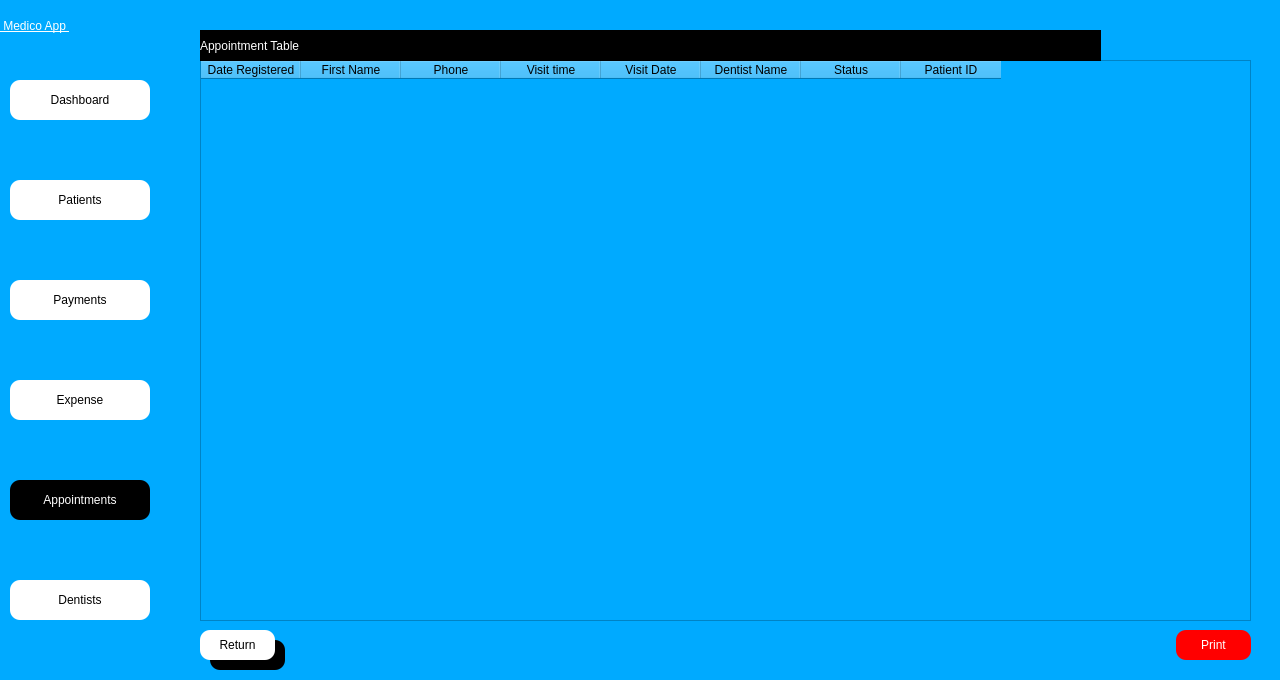
<?xml version="1.0" encoding="UTF-8"?>
<ui version="4.0">
 <class>Dialog</class>
 <widget class="QDialog" name="Dialog">
  <property name="geometry">
   <rect>
    <x>0</x>
    <y>0</y>
    <width>1280</width>
    <height>680</height>
   </rect>
  </property>
  <property name="windowTitle">
   <string>Dialog</string>
  </property>
  <property name="styleSheet">
   <string notr="true">background-color: rgb(0, 170, 255);</string>
  </property>
  <widget class="QWidget" name="side_bar" native="true">
   <property name="geometry">
    <rect>
     <x>0</x>
     <y>0</y>
     <width>160</width>
     <height>681</height>
    </rect>
   </property>
   <property name="styleSheet">
    <string notr="true">
background-color: rgba(170, 170, 255,.5);
</string>
   </property>
   <widget class="QPushButton" name="patient_btn">
    <property name="geometry">
     <rect>
      <x>10</x>
      <y>180</y>
      <width>140</width>
      <height>40</height>
     </rect>
    </property>
    <property name="styleSheet">
     <string notr="true">QPushButton{


font:  14pt &quot;Segoe UI &quot;;
background-color: rgb(255, 255, 255);
border-top-left-radius:10px;
border-bottom-left-radius:10px;
border-top-right-radius:10px;
border-bottom-right-radius:10px;}
QPushButton:hover{
	background-color: rgb(161, 161, 161);
	color: rgb(255, 255, 255);
}
QPushButton:focus{
	background-color: rgb(161, 161, 161);
	color: rgb(255, 255, 255);
}</string>
    </property>
    <property name="text">
     <string>Patients</string>
    </property>
    <property name="icon">
     <iconset>
      <normaloff>../Medico_modern/patientdownload .png</normaloff>../Medico_modern/patientdownload .png</iconset>
    </property>
   </widget>
   <widget class="QPushButton" name="dash_btn">
    <property name="geometry">
     <rect>
      <x>10</x>
      <y>80</y>
      <width>140</width>
      <height>40</height>
     </rect>
    </property>
    <property name="styleSheet">
     <string notr="true">QPushButton{


font:  14pt &quot;Segoe UI &quot;;
background-color: rgb(255, 255, 255);
border-top-left-radius:10px;
border-bottom-left-radius:10px;
border-top-right-radius:10px;
border-bottom-right-radius:10px;}
QPushButton:hover{
	background-color: rgb(161, 161, 161);
	color: rgb(255, 255, 255);
}
QPushButton:focus{
	background-color: rgb(161, 161, 161);
	color: rgb(255, 255, 255);
}</string>
    </property>
    <property name="text">
     <string>Dashboard</string>
    </property>
    <property name="icon">
     <iconset>
      <normaloff>../Medico_modern/dashboard.png</normaloff>../Medico_modern/dashboard.png</iconset>
    </property>
   </widget>
   <widget class="QPushButton" name="appointment_btn">
    <property name="geometry">
     <rect>
      <x>10</x>
      <y>480</y>
      <width>140</width>
      <height>40</height>
     </rect>
    </property>
    <property name="styleSheet">
     <string notr="true">
QPushButton{


font:  14pt &quot;Segoe UI &quot;;
background-color: rgb(255, 255, 255);
border-top-left-radius:10px;
border-bottom-left-radius:10px;
border-top-right-radius:10px;
border-bottom-right-radius:10px;

	background-color: rgb(0, 0, 0);
	color: rgb(255, 255, 255);
}

QPushButton:hover{
	background-color: rgb(161, 161, 161);
	color: rgb(255, 255, 255);
}

QPushButton:focus{
	background-color: rgb(0, 0, 0);
	color: rgb(255, 255, 255);
}
</string>
    </property>
    <property name="text">
     <string>Appointments</string>
    </property>
    <property name="icon">
     <iconset>
      <normaloff>../Medico_modern/appointmentdownload (1).png</normaloff>../Medico_modern/appointmentdownload (1).png</iconset>
    </property>
   </widget>
   <widget class="QPushButton" name="dentist_btn">
    <property name="geometry">
     <rect>
      <x>10</x>
      <y>580</y>
      <width>140</width>
      <height>40</height>
     </rect>
    </property>
    <property name="styleSheet">
     <string notr="true">QPushButton{


font:  14pt &quot;Segoe UI &quot;;
background-color: rgb(255, 255, 255);
border-top-left-radius:10px;
border-bottom-left-radius:10px;
border-top-right-radius:10px;
border-bottom-right-radius:10px;}
QPushButton:hover{
	background-color: rgb(161, 161, 161);
	color: rgb(255, 255, 255);
}
QPushButton:focus{
	background-color: rgb(161, 161, 161);
	color: rgb(255, 255, 255);
}</string>
    </property>
    <property name="text">
     <string>Dentists</string>
    </property>
    <property name="icon">
     <iconset>
      <normaloff>../Medico_modern/dentistimages.png</normaloff>../Medico_modern/dentistimages.png</iconset>
    </property>
   </widget>
   <widget class="QPushButton" name="payment_btn">
    <property name="geometry">
     <rect>
      <x>10</x>
      <y>280</y>
      <width>140</width>
      <height>40</height>
     </rect>
    </property>
    <property name="styleSheet">
     <string notr="true">QPushButton{


font:  14pt &quot;Segoe UI &quot;;
background-color: rgb(255, 255, 255);
border-top-left-radius:10px;
border-bottom-left-radius:10px;
border-top-right-radius:10px;
border-bottom-right-radius:10px;}
QPushButton:hover{
	background-color: rgb(161, 161, 161);
	color: rgb(255, 255, 255);
}
QPushButton:focus{
	background-color: rgb(161, 161, 161);
	color: rgb(255, 255, 255);
}</string>
    </property>
    <property name="text">
     <string>Payments</string>
    </property>
    <property name="icon">
     <iconset>
      <normaloff>../Medico_modern/billingdownload (1).png</normaloff>../Medico_modern/billingdownload (1).png</iconset>
    </property>
   </widget>
   <widget class="QPushButton" name="expense_btn">
    <property name="geometry">
     <rect>
      <x>10</x>
      <y>380</y>
      <width>140</width>
      <height>40</height>
     </rect>
    </property>
    <property name="styleSheet">
     <string notr="true">QPushButton{


font:  14pt &quot;Segoe UI &quot;;
background-color: rgb(255, 255, 255);
border-top-left-radius:10px;
border-bottom-left-radius:10px;
border-top-right-radius:10px;
border-bottom-right-radius:10px;}
QPushButton:hover{
	background-color: rgb(161, 161, 161);
	color: rgb(255, 255, 255);
}
QPushButton:focus{
	background-color: rgb(161, 161, 161);
	color: rgb(255, 255, 255);
}</string>
    </property>
    <property name="text">
     <string>Expense</string>
    </property>
    <property name="icon">
     <iconset>
      <normaloff>../Medico_modern/billingdownload (1).png</normaloff>../Medico_modern/billingdownload (1).png</iconset>
    </property>
   </widget>
   <widget class="QLabel" name="label_4">
    <property name="geometry">
     <rect>
      <x>0</x>
      <y>0</y>
      <width>161</width>
      <height>51</height>
     </rect>
    </property>
    <property name="styleSheet">
     <string notr="true">font: 20pt &quot;MS Shell Dlg 2&quot;;
font: 75 20pt &quot;MS Shell Dlg 2&quot;;
text-decoration: underline;
font: 22pt &quot;MS Shell Dlg 2&quot;;
background-color: rgba(255, 255, 255,0);
color: rgb(255, 255, 255);
</string>
    </property>
    <property name="text">
     <string> Medico App </string>
    </property>
   </widget>
  </widget>
  <widget class="QTableWidget" name="appointment_table">
   <property name="geometry">
    <rect>
     <x>200</x>
     <y>60</y>
     <width>1051</width>
     <height>561</height>
    </rect>
   </property>
   <property name="focusPolicy">
    <enum>Qt::ClickFocus</enum>
   </property>
   <property name="styleSheet">
    <string notr="true">background-color: rgba(255, 255, 255,.85);
font:  12pt &quot;Segoe UI &quot;;</string>
   </property>
   <column>
    <property name="text">
     <string>Date Registered</string>
    </property>
   </column>
   <column>
    <property name="text">
     <string>First Name</string>
    </property>
   </column>
   <column>
    <property name="text">
     <string>Phone</string>
    </property>
   </column>
   <column>
    <property name="text">
     <string>Visit time</string>
    </property>
   </column>
   <column>
    <property name="text">
     <string>Visit Date</string>
    </property>
   </column>
   <column>
    <property name="text">
     <string>Dentist Name</string>
    </property>
   </column>
   <column>
    <property name="text">
     <string>Status</string>
    </property>
   </column>
   <column>
    <property name="text">
     <string>Patient ID</string>
    </property>
   </column>
  </widget>
  <widget class="QLabel" name="visit_date">
   <property name="geometry">
    <rect>
     <x>200</x>
     <y>30</y>
     <width>901</width>
     <height>31</height>
    </rect>
   </property>
   <property name="styleSheet">
    <string notr="true">
color: rgb(255, 255, 255);
background-color: rgb(0, 0, 0);

font:  14pt &quot;Segoe UI &quot;;</string>
   </property>
   <property name="text">
    <string>Appointment Table</string>
   </property>
  </widget>
  <widget class="QLabel" name="label">
   <property name="geometry">
    <rect>
     <x>0</x>
     <y>0</y>
     <width>1281</width>
     <height>680</height>
    </rect>
   </property>
   <property name="text">
    <string/>
   </property>
   <property name="pixmap">
    <pixmap>Images/jonathan-borba-W9YEY6G8LVM-unsplash.jpg</pixmap>
   </property>
   <property name="scaledContents">
    <bool>true</bool>
   </property>
  </widget>
  <widget class="QPushButton" name="return_btn">
   <property name="geometry">
    <rect>
     <x>200</x>
     <y>630</y>
     <width>75</width>
     <height>30</height>
    </rect>
   </property>
   <property name="styleSheet">
    <string notr="true">QPushButton{


font:  14pt &quot;Segoe UI &quot;;
background-color: rgb(255, 255, 255);
border-top-left-radius:10px;
border-bottom-left-radius:10px;
border-top-right-radius:10px;
border-bottom-right-radius:10px;}
QPushButton:hover{
	background-color: rgb(161, 161, 161);
	color: rgb(255, 255, 255);
}
QPushButton:focus{
	background-color: rgb(161, 161, 161);
	color: rgb(255, 255, 255);
}</string>
   </property>
   <property name="text">
    <string>Return</string>
   </property>
  </widget>
  <widget class="QLabel" name="label_2">
   <property name="geometry">
    <rect>
     <x>210</x>
     <y>640</y>
     <width>75</width>
     <height>30</height>
    </rect>
   </property>
   <property name="styleSheet">
    <string notr="true">background-color: rgb(0, 0, 0);
font: 12pt &quot;MS Shell Dlg 2&quot;;
border-top-left-radius:10px;
border-bottom-left-radius:10px;
border-top-right-radius:10px;
border-bottom-right-radius:10px;
color: rgb(255, 255, 255);
</string>
   </property>
   <property name="text">
    <string/>
   </property>
  </widget>
  <widget class="QPushButton" name="print_btn">
   <property name="geometry">
    <rect>
     <x>1176</x>
     <y>630</y>
     <width>75</width>
     <height>30</height>
    </rect>
   </property>
   <property name="styleSheet">
    <string notr="true">QPushButton{
	background-color: rgb(255, 0, 0);

font:  14pt &quot;Segoe UI &quot;;
	color: rgb(255, 255, 255);
border-top-left-radius:10px;
border-bottom-left-radius:10px;
border-top-right-radius:10px;
border-bottom-right-radius:10px;}
QPushButton:hover{
	background-color: rgb(255, 0, 0);
	background-color: rgb(255, 85, 0);
	color: rgb(255, 255, 255);
}
QPushButton:focus{
	background-color: rgb(255, 0, 0);
	background-color: rgb(255, 85, 0);
	color: rgb(255, 255, 255);
}</string>
   </property>
   <property name="text">
    <string>Print</string>
   </property>
  </widget>
  <zorder>label</zorder>
  <zorder>side_bar</zorder>
  <zorder>appointment_table</zorder>
  <zorder>visit_date</zorder>
  <zorder>label_2</zorder>
  <zorder>return_btn</zorder>
  <zorder>print_btn</zorder>
 </widget>
 <tabstops>
  <tabstop>appointment_btn</tabstop>
  <tabstop>dentist_btn</tabstop>
  <tabstop>return_btn</tabstop>
  <tabstop>print_btn</tabstop>
  <tabstop>dash_btn</tabstop>
  <tabstop>patient_btn</tabstop>
  <tabstop>payment_btn</tabstop>
  <tabstop>expense_btn</tabstop>
 </tabstops>
 <resources/>
 <connections/>
</ui>
